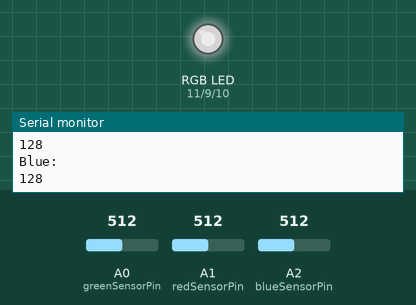
Recording of a sketch running on a simulated Arduino Uno, built with avr-gcc and run on an emulated ATmega328P. On the bench: an RGB LED mixed from three pins (HIGH = lit), the last lines printed to the serial monitor. The test bench sets the inputs (shaded band); at power-on: A0 (greenSensorPin) = 512, A1 (redSensorPin) = 512, A2 (blueSensorPin) = 512. Dim RGB values are drawn brighter than linear.

Above: at 2.3 s.
2.4 s: A0 (greenSensorPin) set to 11
At 4.9 s:
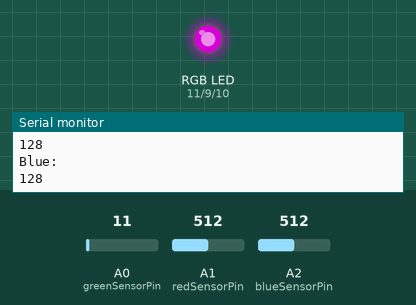
6.1 s: A0 (greenSensorPin) set to 8
8.2 s: A1 (redSensorPin) set to 716
At 10.1 s:
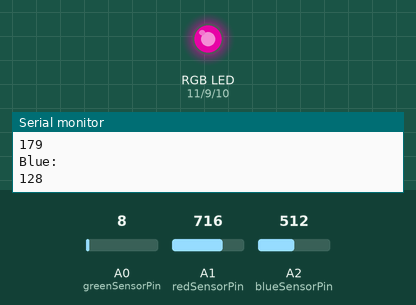
10.7 s: A2 (blueSensorPin) set to 900
At 12.8 s:
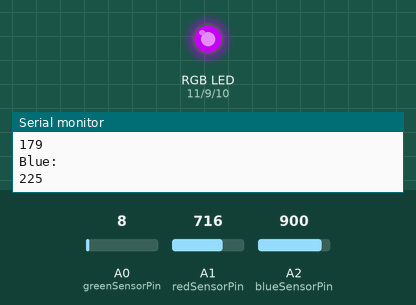
13.8 s: A1 (redSensorPin) set to 511
At 16.5 s:
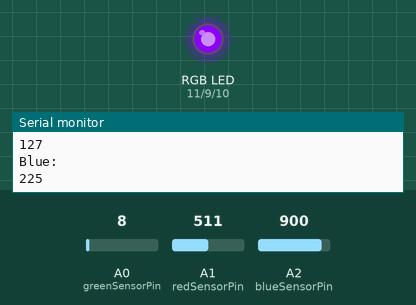
16.8 s: A2 (blueSensorPin) set to 122
At 19.3 s:
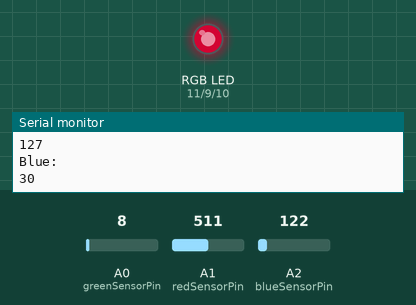
Timing chart, 0 to 20.8 s (numbered marks = the images above; inputs shaded):
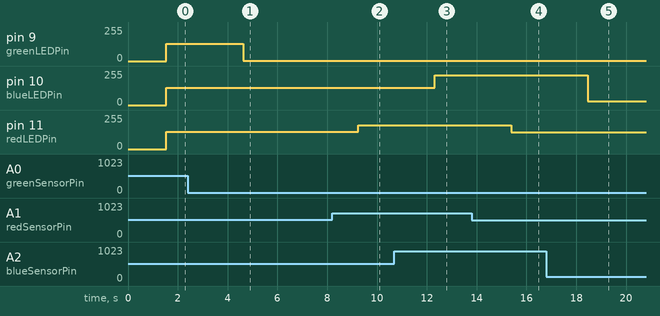

Measured:
- after the input at 2.4 s, pin 9 (greenLEDPin): 128/255 → 2/255 after 2.2 s
- after the input at 8.2 s, pin 11 (redLEDPin): 128/255 → 179/255 after 1.0 s
- after the input at 10.7 s, pin 10 (blueLEDPin): 128/255 → 225/255 after 1.6 s
- after the input at 13.8 s, pin 11 (redLEDPin): 179/255 → 127/255 after 1.6 s
- after the input at 16.8 s, pin 10 (blueLEDPin): 225/255 → 30/255 after 1.7 s

The sketch:

pwm.ino
```cpp
//Create variables for the associated output pins
const int greenLEDPin = 9;
const int redLEDPin = 11;
const int blueLEDPin = 10;

//Create variables for the associated sensor pins
const int greenSensorPin = A0;
const int redSensorPin = A1;
const int blueSensorPin = A2;

//Set default values
int greenValue = 0;
int redValue = 0;
int blueValue = 0;

//Set default sensor values
int greenSensorValue = 0;
int redSensorValue = 0;
int blueSensorValue = 0;


void setup() {
  //Setup the serial console
  Serial.begin(9600);
  //Set the pin mode for each of the pins.
  //See variables for pin numbers
  pinMode(greenLEDPin, OUTPUT);
  pinMode(redLEDPin, OUTPUT);
  pinMode(blueLEDPin, OUTPUT);

}

void loop() {
  //Read the analog value of the sensor and wait .5 seconds
  greenSensorValue = analogRead(greenSensorPin);
  delay(500);
  //Read the analog value of the sensor and wait .5 seconds
  redSensorValue = analogRead(redSensorPin);
  delay(500);
  //Read the analog value of the sensor and wait .5 seconds
  blueSensorValue = analogRead(blueSensorPin);
  delay(500);

  Serial.println("Raw Sensor Values");
  Serial.println("Green: ");
  Serial.println(greenSensorValue);
  Serial.println("Red: ");
  Serial.println(redSensorValue);
  Serial.println("Blue: ");
  Serial.println(blueSensorValue);
  greenValue = greenSensorValue/4;
  redValue = redSensorValue/4;
  blueValue = blueSensorValue/4;
  Serial.println("Values");
  Serial.println("Green: ");
  Serial.println(greenValue);
  Serial.println("Red: ");
  Serial.println(redValue);
  Serial.println("Blue: ");
  Serial.println(blueValue);
  analogWrite(greenLEDPin, greenValue);
  analogWrite(redLEDPin, redValue);
  analogWrite(blueLEDPin, blueValue);
}
```
